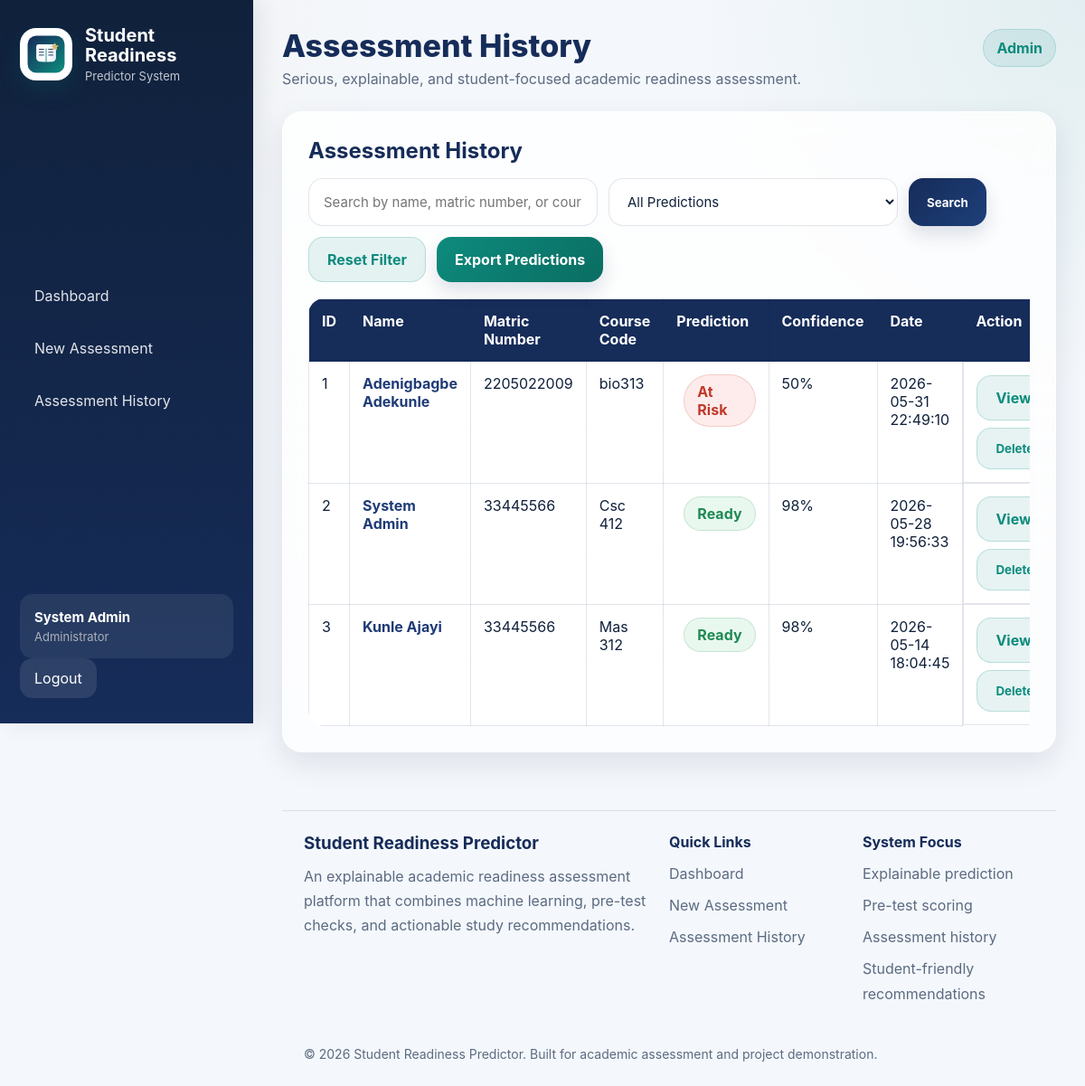
Screenshot of /history (signed in) with the database file from the repository.
### tables this page shows
CREATE TABLE users (
            id INTEGER PRIMARY KEY AUTOINCREMENT,
            full_name TEXT NOT NULL,
            email TEXT NOT NULL UNIQUE,
            matric_number TEXT NOT NULL UNIQUE,
            password_hash TEXT NOT NULL,
            role TEXT NOT NULL DEFAULT 'student',
            created_at TEXT NOT NULL
        );

CREATE TABLE assessments (
    id INTEGER PRIMARY KEY AUTOINCREMENT,
    user_id INTEGER,
    full_name TEXT,
    matric_number TEXT,
    department TEXT,
    level TEXT,
    course_code TEXT,
    course_title TEXT,
    study_hours INTEGER,
    failures INTEGER,
    missed_lectures INTEGER,
    g1 INTEGER,
    g2 INTEGER,
    confidence_level TEXT,
    revision_status TEXT,
    past_questions_practice TEXT,
    topic_understanding TEXT,
    prediction_text TEXT,
    confidence_score TEXT,
    interpretation TEXT,
    created_at TEXT,
    pretest_score INTEGER,
    pretest_level TEXT,
    overall_insight TEXT,

    quiz_score INTEGER DEFAULT 0,
    quiz_analysis TEXT DEFAULT '',
    recommendations TEXT DEFAULT '',
    factors TEXT DEFAULT ''
);

### app.py (the view, shortened to what this page needs)
@app.route("/history")
def history():
    query = (
        request.args.get("query")
        or request.args.get("search")
        or request.args.get("q")
        or ""
    ).strip()
    prediction_filter = request.args.get("prediction_filter", "").strip()
    conn = get_db_connection()
    current_user = get_current_user()
    sql = """
        SELECT
            id,
            full_name,
            matric_number,
            course_code,
            prediction_text,
            confidence_score,
            created_at
        FROM assessments
        WHERE 1=1
    """
    params = []
    if current_user and not is_admin(current_user):
        sql += " AND user_id = ?"
        params.append(session.get("user_id"))
    if prediction_filter:
        sql += " AND prediction_text = ?"
        params.append(prediction_filter)
    sql += " ORDER BY id DESC"
    assessments = conn.execute(sql, params).fetchall()
    conn.close()
    return render_template(
        "history.html",
        assessments=assessments,
        query=query,
        prediction_filter=prediction_filter
    )

### app.py (called while the page is built)
def ensure_tables_exist_on_connection(conn):
    conn.execute("""
       CREATE TABLE IF NOT EXISTS assessments (
    id INTEGER PRIMARY KEY AUTOINCREMENT,
    user_id INTEGER,
    full_name TEXT,
    matric_number TEXT,
    department TEXT,
    level TEXT,
    course_code TEXT,
    course_title TEXT,
    study_hours INTEGER,
    failures INTEGER,
    missed_lectures INTEGER,
    g1 INTEGER,
    g2 INTEGER,
    confidence_level TEXT,
    revision_status TEXT,
    past_questions_practice TEXT,
    topic_understanding TEXT,
    prediction_text TEXT,
    confidence_score TEXT,
    interpretation TEXT,
    created_at TEXT,
    pretest_score INTEGER,
    pretest_level TEXT,
    overall_insight TEXT,

    quiz_score INTEGER DEFAULT 0,
    quiz_analysis TEXT DEFAULT '',
    recommendations TEXT DEFAULT '',
    factors TEXT DEFAULT ''
)
    """)
    conn.commit()

def get_db_connection():
    conn = sqlite3.connect(DB_PATH)
    conn.row_factory = sqlite3.Row
    ensure_tables_exist_on_connection(conn)
    return conn

def get_current_user():
    user_id = session.get("user_id")
    if not user_id:
        return None
    conn = get_db_connection()
    user = conn.execute("SELECT * FROM users WHERE id = ?", (user_id,)).fetchone()
    conn.close()
    return user

def is_admin(user):
    if user is None:
        return False
    return str(user["role"]).strip().lower() == "admin"

@app.context_processor
def inject_user():
    return {"current_user": get_current_user()}

### templates/history.html (shortened to what this page needs)
{% extends "base.html" %}
{% block page_title %}Assessment History{% endblock %}
{% block content %}
<div class="card glass-card fade-up">
    <h2>Assessment History</h2>
    <form method="GET" action="{{ url_for('history') }}" class="filter-form">
        <input
            type="text"
            name="q"
            placeholder="Search by name, matric number, or course code"
            value="{{ query }}"
        >
        <select name="prediction">
            <option value="">All Predictions</option>
        </select>
        <button type="submit" class="btn">Search</button>
        <a href="{{ url_for('history') }}" class="btn btn-secondary">Reset Filter</a>
        <a href="{{ url_for('export_history', q=query, prediction=prediction_filter) }}" class="btn btn-accent">Export Predictions</a>
    </form>
    {% if assessments %}
        <div class="history-table-wrapper">
            <table class="history-table">
                <thead>
                    <tr>
                        <th>ID</th>
                        <th>Name</th>
                        <th>Matric Number</th>
                        <th>Course Code</th>
                        <th>Prediction</th>
                        <th>Confidence</th>
                        <th>Date</th>
                        <th>Action</th>
                    </tr>
                </thead>
                <tbody>
                    {% for row in assessments %}
                    <tr>
                        <td>{{ loop.index }}</td>
                        <td>
                            <a href="{{ url_for('assessment_detail', assessment_id=row.id) }}" class="history-link">
                                {{ row.full_name }}
                            </a>
                        </td>
                        <td>{{ row.matric_number }}</td>
                        <td>{{ row.course_code }}</td>
                        <td>
                            {% if row.prediction_text == "Ready" %}
                                <span class="status-badge ready-badge">{{ row.prediction_text }}</span>
                            {% else %}
                                <span class="status-badge risk-badge">{{ row.prediction_text }}</span>
                            {% endif %}
                        </td>
                        <td>{{ row.confidence_score }}</td>
                        <td>{{ row.created_at }}</td>
                        <td class="action-cell">
                            <a href="{{ url_for('assessment_detail', assessment_id=row.id) }}" class="btn btn-secondary">
                                View
                            </a>
                            <form method="POST"
                                  action="{{ url_for('delete_assessment', assessment_id=row.id) }}"
                                  onsubmit="return confirm('Delete this assessment record?');"
                                  style="display:inline;">
                                <button type="submit" class="btn btn-secondary">
                                    Delete
                                </button>
                            </form>
                        </td>
                    </tr>
                    {% endfor %}
                </tbody>
            </table>
        </div>
    {% else %}
        <p>No assessment records found yet.</p>
    {% endif %}
</div>
{% endblock %}

### templates/base.html (shortened to what this page needs)
<!DOCTYPE html>
<html lang="en">
<head>
    <link rel="stylesheet" href="{{ url_for('static', filename='style.css') }}">
</head>
<body>
    <div class="app-shell">
        <aside class="sidebar" id="sidebar">
            <div class="brand-block">
                <img
                    src="{{ url_for('static', filename='srp-logo.svg') }}"
                    alt="SRP Logo"
                    class="sidebar-logo"
                >
                <div>
                    <h2>Student Readiness</h2>
                    <p class="sidebar-subtitle">
                        Predictor System
                    </p>
                </div>
            </div>
            <nav class="sidebar-nav">
                <a href="{{ url_for('dashboard') }}">
                    Dashboard
                </a>
                <a href="{{ url_for('student_info') }}">
                    New Assessment
                </a>
                <a href="{{ url_for('history') }}">
                    Assessment History
                </a>
            </nav>
            {% if current_user %}
            <div class="sidebar-footer">
                <div class="sidebar-user glass-card">
                    <div class="sidebar-user-name">
                        {{ current_user.full_name }}
                    </div>
                    <div class="sidebar-user-role">
                        {% if current_user.role == "admin" %}
                            Administrator
                        {% else %}
                            Student Account
                        {% endif %}
                    </div>
                </div>
                <a href="{{ url_for('logout') }}" class="sidebar-logout">
                    Logout
                </a>
            </div>
            {% endif %}
        </aside>
        <main class="main-content">
            <header class="topbar">
                <div>
                    <h1 class="topbar-title">
                        {% block page_title %}{% endblock %}
                    </h1>
                    <p class="topbar-subtitle">
                        Serious, explainable, and student-focused academic readiness assessment.
                    </p>
                </div>
                {% if current_user %}
                <div class="topbar-actions">
                    <span class="role-badge">
                        {% if current_user.role == "admin" %}
                            Admin
                        {% else %}
                            Student
                        {% endif %}
                    </span>
                </div>
                {% endif %}
            </header>
            {% block content %}
            {% endblock %}
            <footer class="site-footer">
                <div class="footer-grid">
                    <div>
                        <h3>
                            Student Readiness Predictor
                        </h3>
                        <p>
                            An explainable academic readiness assessment platform
                            that combines machine learning, pre-test checks,
                            and actionable study recommendations.
                        </p>
                    </div>
                    <div>
                        <h4>Quick Links</h4>
                        <ul>
                            <li>
                                <a href="{{ url_for('dashboard') }}">
                                    Dashboard
                                </a>
                            </li>
                            <li>
                                <a href="{{ url_for('student_info') }}">
                                    New Assessment
                                </a>
                            </li>
                            <li>
                                <a href="{{ url_for('history') }}">
                                    Assessment History
                                </a>
                            </li>
                        </ul>
                    </div>
                    <div>
                        <h4>System Focus</h4>
                        <ul>
                            <li>Explainable prediction</li>
                            <li>Pre-test scoring</li>
                            <li>Assessment history</li>
                            <li>Student-friendly recommendations</li>
                        </ul>
                    </div>
                </div>
                <div class="footer-bottom">
                    <p>
                        © 2026 Student Readiness Predictor.
                        Built for academic assessment and project demonstration.
                    </p>
                </div>
            </footer>
        </main>
    </div>
</body>
</html>

### templates/history.html (style rules this page uses)
.history-link { color: #1f3b77; font-weight: 700; text-decoration: none; }
.action-cell { display: flex; gap: 8px; align-items: center; }

### rows the page displays
users: full_name "System Admin"
assessments: full_name "Adenigbagbe Adekunle", matric_number "2205022009", course_code "bio313", prediction_text "At Risk", confidence_score "50%", created_at "2026-05-31 22:49:10"
assessments: full_name "System Admin", matric_number "33445566", course_code "Csc 412", prediction_text "Ready", confidence_score "98%", created_at "2026-05-28 19:56:33"
assessments: full_name "Kunle Ajayi", matric_number "33445566", course_code "Mas 312", prediction_text "Ready", confidence_score "98%", created_at "2026-05-14 18:04:45"
